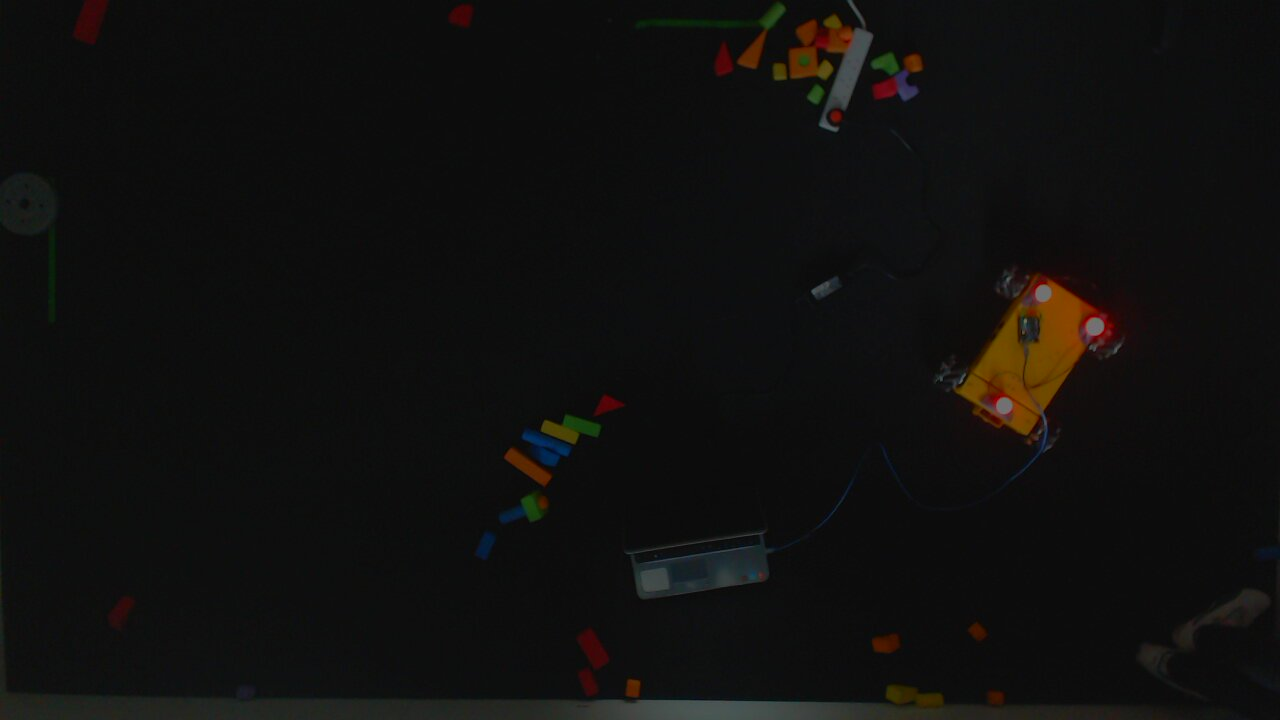
#> input picture VisionSystem/2019-03-12-160346.jpg, 1280 x 720 px, given in place of the camera
$ python two.py   (older library calls are emulated)
#> lines starting #> are read from the running program, lines starting #| are printed output that depends on the picture; after the words box and inside, x2 and y2 are one past the last pixel; in counts of white or black regions, pixels touching at a corner belong together
### VisionSystem/imgProcessingFunctions.py
import numpy as np
import cv2 as cv
import random as rng
import math
from scipy import interpolate
import matplotlib.pyplot as plt

# Parameters
KP = 1  # attractive potential gain
ETA = 75.0  # repulsive potential gain
AREA_WIDTH = 50.0  # potential area width [m]

show_animation = True

def getMarkerPositions(rawImg,centresImg):
    if rawImg.any() == None:
        print("No image Found\n")
        exit(1)

    hsvImg = cv.cvtColor(rawImg, cv.COLOR_BGR2HSV)

    lower_red1 = np.array([150,50,50])
    upper_red1 = np.array([179,255,255])

    lower_red2 = np.array([0,50,50])
    upper_red2 = np.array([15,255,255])
    filteredHsvImg1 = cv.inRange(hsvImg, lower_red1, upper_red1)
    filteredHsvImg2 = cv.inRange(hsvImg, lower_red2, upper_red2)
    filteredHsvImg = cv.bitwise_or(filteredHsvImg1,filteredHsvImg2)
    #cv.imshow('filteredHsvImg',filteredHsvImg2)

    kernel = np.ones((3,3),np.uint8)
    dilatedImg = cv.dilate(filteredHsvImg,kernel,iterations = 2)
    # this could be repaced using "Opening" operation
    #cv.imshow('erosion/dilation',dilatedImg)

    dilatedImg = cv.blur(dilatedImg, (3,3)) # uncomment potentially?
    low_threshold = 0
    ratio = 3
    kernel_size = 3
    erodedImg = cv.erode(dilatedImg,kernel,iterations = 1)
    canny_edImg = cv.Canny(erodedImg, low_threshold, low_threshold*ratio, kernel_size)
    cv.imshow('canny_edImg',canny_edImg)

    _, contours, _ = cv.findContours(canny_edImg, cv.RETR_TREE, cv.CHAIN_APPROX_SIMPLE)
    # where contours is a vector of a vector of points in c++

    finalCentresImg = rawImg.copy()#np.zeros(rawImg.shape)
    areas = []
    momentsList = []
    areaLowerThreshold = 50
    areaUpperThreshold = 100
    for cont in contours:
        if (cv.contourArea(cont) > areaLowerThreshold and cv.contourArea(cont) < areaUpperThreshold):
            areas.append(cv.contourArea(cont))
            momentsList.append(cv.moments(cont))
            #cv.drawContours(finalCentresImg,cont, -1, (0, 255, 0), 3)
    centres = []
    distThreshold = 10

    #centresImg = rawImg.copy()
    for M in momentsList:
        tempCent = np.array([int(M['m10']/M['m00']),int(M['m01']/M['m00'])])
        toBeAdded = True
        #print("temp cent: {}".format(tempCent))
        if(len(centres) > 0):
            tempCentres = centres
            for c in tempCentres:
                if np.linalg.norm(tempCent - c) < distThreshold: # some centres are close due to duplication in moments calc, this removes them
                    toBeAdded = False

            if toBeAdded == True:
                centres.append(tempCent)
                cv.circle(finalCentresImg,tuple(tempCent), 1, (0,255,0), 1)
                #print("adding circle")

        else:
            centres.append(tempCent)
            cv.circle(finalCentresImg,tuple(tempCent), 1, (0,255,0), 1)
            #print("adding circle")
    cv.imshow('finalCentresImg',finalCentresImg)

    print("Found {} markers".format(len(centres)))
    return centres

def getRobotPositions(centres):
    robotPositions = np.array([]) # create numpy array to store robot positions
    maxabNorm = 50
    minabNorm = 10
    cDevThreshold = 10

    centresAllocated = np.zeros((1,len(centres)))
    #print(centres)
    #print(centresAllocated)
    centresAllocated = centresAllocated[0]
    #print(centresAllocated)
    for aIndex in range(len(centres)):
        if centresAllocated[aIndex] == 0: # ie if we havent allocated it yet
            a = centres[aIndex]
            for bIndex in range(len(centres)):
                if (bIndex != aIndex) and (centresAllocated[aIndex] == 0): # ie if we havent allocated it yet and its not 'a' candidate
                    b = centres[bIndex]
                    ab = b-a;
                    abNorm = np.linalg.norm(b-a)
                    if abNorm > maxabNorm or abNorm < minabNorm: # ie if its larger or smaller than expected
                        continue # ie begin loop on next b candidate
                    abOrth = np.array([-ab[1],ab[0]])
                    cEst0 = (0.5*ab+a) + 2.25*abOrth # get estimates for positions of third marker
                    cEst1 = (0.5*ab+a) - 2.25*abOrth
                    bestMatch = 0
                    bestMatchIndex = 0
                    smallestDist = 10000
                    for cIndex in range(len(centres)):
                        if cIndex != aIndex and bIndex != aIndex and centresAllocated[aIndex] == 0: # ie if we havent allocated it yet and its not 'a' or 'b' candidate
                            c = centres[cIndex]
                            if np.linalg.norm(c-cEst0) < smallestDist and  np.linalg.norm(c-cEst0) < cDevThreshold: # find the point closest to each estimate
                                smallestDist = np.linalg.norm(c-cEst0)
                                bestMatch = c
                                bestMatchIndex = cIndex

                            if np.linalg.norm(c-cEst1) < smallestDist and  np.linalg.norm(c-cEst1) < cDevThreshold:
                                smallestDist = np.linalg.norm(c-cEst1)
                                bestMatch = c
                                bestMatchIndex = cIndex

                    if smallestDist < 10000: # make sure one point has actually been selected
                        ab_c = np.array([[(0.5*ab+a)],[bestMatch]])

                        centroid = np.mean(ab_c,axis=0)[0]
                        ab2c = bestMatch-(0.5*ab+a)
                        print("ab2c: {}".format(ab2c))
                        conv = np.array([[1,0],[0,1j]])
                        angle = np.angle(np.sum(np.matmul(ab2c,conv)),deg=False)
                        if robotPositions.shape == (0,):
                            robotPositions = np.array([centroid.item(0),centroid.item(1),angle])
                        else:
                            currentEntry = np.array([centroid.item(0),centroid.item(1),angle])
                            if robotPositions.shape == (3,):
                                temp_robotPositions = np.zeros((2,3))
                                temp_robotPositions[:-1,:] = robotPositions
                                temp_robotPositions[-1:,:] = currentEntry
                                robotPositions = temp_robotPositions
                            else:
                                rows,cols = robotPositions.shape
                                temp_robotPositions = np.zeros((rows+1,cols))
                                temp_robotPositions[:-1,:] = robotPositions
                                temp_robotPositions[-1:,:] = currentEntry
                                robotPositions = temp_robotPositions

                        centresAllocated[aIndex] = 1
                        centresAllocated[bIndex] = 1
                        centresAllocated[bestMatchIndex] = 1
    return robotPositions

# [107 lines left out: functions getObjectPerimeters, calc_potential_field, not called in this run]


def calc_attractive_potential(x, y, gx, gy):
    return 0.5 * KP * np.hypot(x - gx, y - gy)


# [85 lines left out: functions calc_repulsive_potential, get_motion_model, potential_field_planning, not called in this run]


def draw_heatmap(data):
    data = np.array(data).T
    plt.pcolor(data, vmax=100.0, cmap=plt.cm.Blues)

### VisionSystem/two.py
#!/usr/bin/python3
ros_path = '/opt/ros/kinetic/lib/python2.7/dist-packages'
#cvpath = "/home/jamie/Libraries/opencv-4.0.1/build/lib"
import sys
import numpy as np
import cv2 as cv
import matplotlib.pyplot as plt
from imgProcessingFunctions import *
print(cv.__version__)


################### get test image
#inputImg = cv.imread('WIN_20190327_14_06_40_Pro.jpg')
cam = cv.VideoCapture(0)
cam.set(3, 1920) #Width
cam.set(4, 1080) #Height
cam.set(10, 0) #Brightness
cam.set(14, 0) #Gain
cam.set(11, 50)#Contrast
#cam.set(15, -25)#Exposure

out = cv.VideoWriter('output.mp4',cv.VideoWriter_fourcc('X','2','6','4'),10.0,(800,400))
while(True):
    ret,frame = cam.read()
#> frame is the input picture: shape (720, 1280, 3); mean B, G, R 14.6, 15.8, 16.5
    inputImg = frame.copy()


    rows = 400
    cols = 800
    height, width, depth = inputImg.shape
    scale = cols/width
    newX,newY = int(inputImg.shape[1]*scale), int(inputImg.shape[0]*scale)
    rawImg = cv.resize(inputImg,(newX, newY), interpolation = cv.INTER_CUBIC)

    centresImg = rawImg.copy()#np.zeros(rawImg.shape)
    parametersImg = rawImg.copy()


    ####################### run functions
    centres = getMarkerPositions(rawImg,centresImg)
#> in getMarkerPositions, `filteredHsvImg1 = cv.inRange(hsvImg, lower_red1, upper_red1)`:
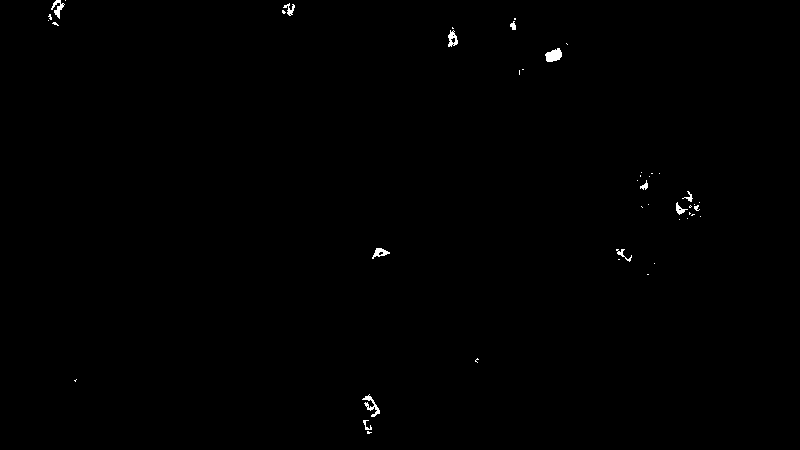
#> filteredHsvImg1: shape (450, 800); 0.3% white; 45 white regions (32 under 20 px), largest, box (x1, y1, x2, y2) and area: (545, 48, 562, 62) 167, (362, 394, 380, 417) 135, (51, 0, 65, 19) 108
#> in getMarkerPositions, `filteredHsvImg2 = cv.inRange(hsvImg, lower_red2, upper_red2)`:
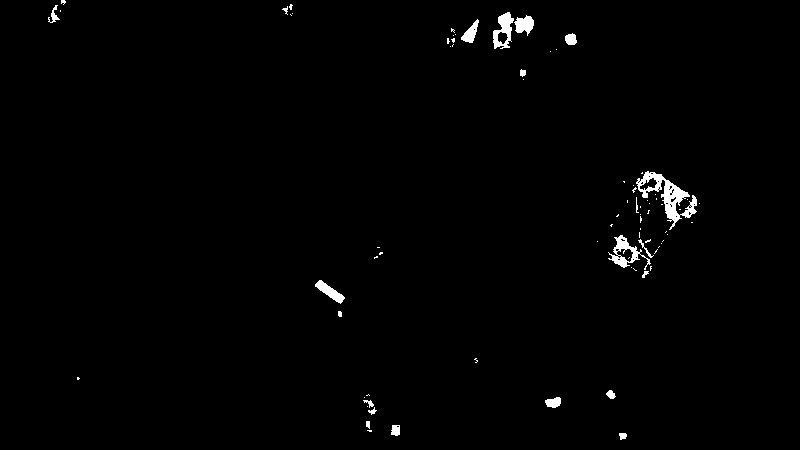
#> filteredHsvImg2: shape (450, 800); 1% white; 79 white regions (58 under 20 px), largest, box (x1, y1, x2, y2) and area: (636, 171, 697, 230) 1082, (608, 235, 651, 270) 462, (493, 12, 514, 49) 417
#> in getMarkerPositions, `filteredHsvImg = cv.bitwise_or(filteredHsvImg1,filteredHsvImg2)`:
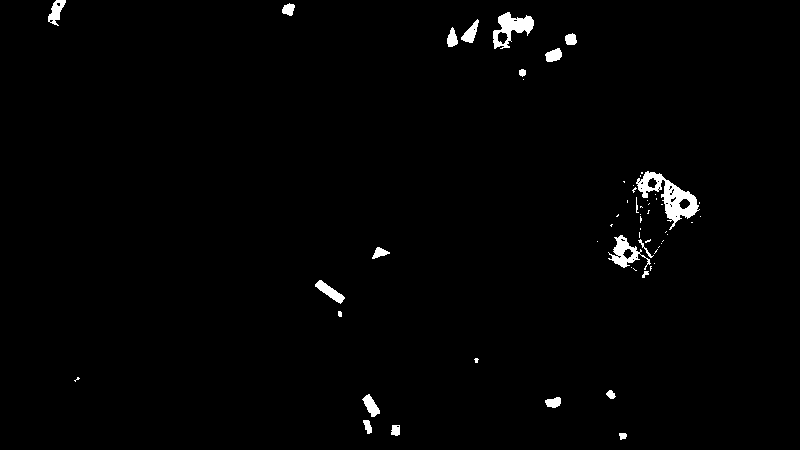
#> filteredHsvImg: shape (450, 800); 1.3% white; 59 white regions (37 under 20 px), largest, box (x1, y1, x2, y2) and area: (636, 171, 700, 230) 1269, (493, 12, 534, 49) 719, (608, 235, 651, 270) 524
#> in getMarkerPositions, `dilatedImg = cv.dilate(filteredHsvImg,kernel,iterations = 2)`:
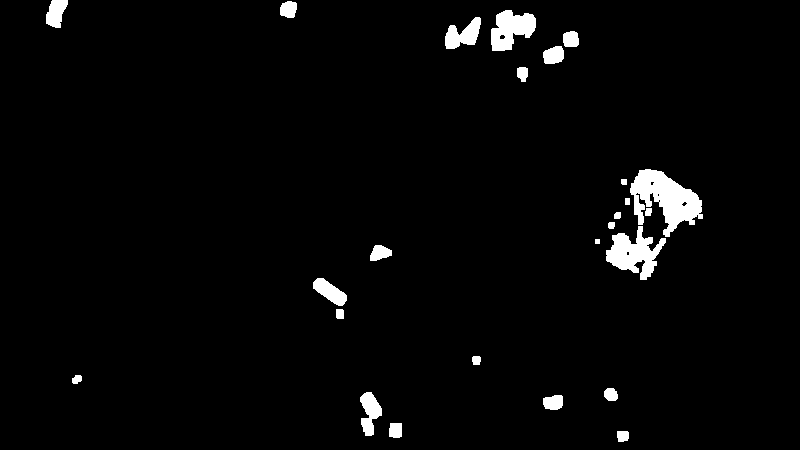
#> dilatedImg: shape (450, 800); 2.8% white; 25 white regions, largest, box (x1, y1, x2, y2) and area: (630, 169, 703, 237) 2581, (606, 226, 666, 280) 1625, (491, 10, 536, 51) 1206
#> in getMarkerPositions, `canny_edImg = cv.Canny(erodedImg, low_threshold, low_threshold*ratio, ..`:
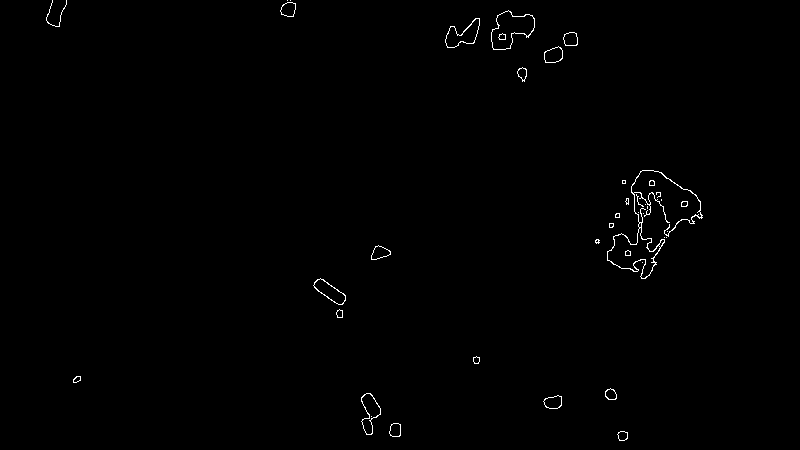
#> canny_edImg: shape (450, 800); 0.54% white in thin lines or dots, all inside (x1, y1, x2, y2) = (46, 0, 703, 441)
#> in getMarkerPositions, `_, contours, _ = cv.findContours(canny_edImg, cv.RETR_TREE, cv.CHAIN_A..`: contours = 69 contours, 26 with area under 20; largest, box (x1, y1, x2, y2) and area: (607, 170, 703, 279) 1403, (607, 227, 661, 279) 1238, (491, 10, 535, 50) 1030, (491, 10, 535, 50) 1013, (445, 18, 480, 48) 511
#> the loop in getMarkerPositions, `for cont in contours:` made 69 passes
#> cont on passes 9, 20, 25, 26, 27, 30, 33, 34: [[371, 416]], [[642, 262]], [[666, 237]], [[664, 237]], [[667, 231]], [[643, 213]], [[638, 212]], [[647, 206], [647, 208]]
#> after the loop in getMarkerPositions, `for cont in contours:`: areas = [73.5, 70.5, 96.5, 87.5, 83.5, 76.5]; momentsList = 6 items
#> the loop in getMarkerPositions, `for M in momentsList:` made 6 passes
#> (tempCent, tempCentres) on passes 3, 5: ([610, 394], [[622, 435]]), ([521, 73], [[622, 435], [610, 394]])
#> after the loop in getMarkerPositions, `for M in momentsList:`: centres = [[622, 435], [610, 394], [521, 73]]
#| Found 3 markers
#> centres = [[622, 435], [610, 394], [521, 73]]
    print("centres: {}".format(centres))
#| centres: [array([622, 435]), array([610, 394]), array([521,  73])]

    robotPositions = getRobotPositions(centres)
#> in getRobotPositions, `centresAllocated = np.zeros((1,len(centres)))`: centresAllocated = [[0, 0, 0]]
#> in getRobotPositions, `centresAllocated = centresAllocated[0]`: centresAllocated = [0, 0, 0]
#> the loop in getRobotPositions, `for aIndex in range(len(centres)):` made 3 passes
#> robotPositions = empty array

    #X_list, Y_list = getObjectPerimeters(parametersImg, 15, robotPositions)
    #################################### image demo rendering code:

    print("robotPositions")
    print(robotPositions)
    if robotPositions.size != 0:
        if robotPositions.shape == (3,):
            baseNo = 0
            details = robotPositions.shape
            cv.circle(centresImg, (int(robotPositions[0]),int(robotPositions[1])), 5, ( 0, 0, 255 ), 1, 8 )
            length = 30;
            x = int(np.cos(robotPositions[2])*length)+int(robotPositions[0])
            print("x: {}".format(x))
            y = int(np.sin(robotPositions[2])*length)+int(robotPositions[1])
            print("y: {}".format(y))
            cv.arrowedLine(centresImg, (int(robotPositions[0]),int(robotPositions[1])), (x, y), (0,255,0), 2)

        else:
            #print(size(robotPositions.shape))
            bases,details = robotPositions.shape
            for baseNo in range(bases):
                cv.circle(centresImg, (int(robotPositions.item(baseNo,0)),int(robotPositions.item(baseNo,1))), 5, ( 0, 0, 255 ), 1, 8 )
                length = 30;
                x = int(np.cos(robotPositions.item(baseNo,2))*length)+int(robotPositions.item(baseNo,0))
                print("x: {}".format(x))
                y = int(np.sin(robotPositions.item(baseNo,2))*length)+int(robotPositions.item(baseNo,1))
                print("y: {}".format(y))
                cv.arrowedLine(centresImg, (int(robotPositions.item(baseNo,0)),int(robotPositions.item(baseNo,1))), (x, y), (0,255,0), 2)

    #fig=plt.figure(figsize=(8, 8))


    # ####################### Path Planning ###########################
    #
    # sx = (robotPositions[0])/10  # start x position [m]
    # sy = (robotPositions[1])/10 # start y positon [m]
    # gx = 100/10  # goal x position [m]
    # gy = 350/10  # goal y position [m]
    # grid_size = 1  # potential grid size [m]
    # robot_radius = 5  # robot radius [m]
    #
    # ox = X_list # obstacle x position list [m]
    # oy = Y_list  # obstacle y position list [m]
    #
    # # if show_animation:
    # #     plt.grid(True)
    # #     plt.axis("equal")
    #
    # # path generation
    # rx, ry = potential_field_planning(
    #     sx, sy, gx, gy, ox, oy, grid_size, robot_radius)
    #
    # for i in range(len(rx)):
    #     cv.circle(centresImg, (int(rx[i]*10),int(ry[i]*10)), 5, ( 0, 0, 255 ), 1, 8 )
    cv.imshow('centresImg',centresImg)
    out.write(cv.cvtColor(centresImg, cv.COLOR_HSV2BGR))
    # if show_animation:
    #     plt.show()


    if cv.waitKey(1) & 0xFF == ord('q'):
#> (key q is pressed here)
        cv.destroyAllWindows()
        break

cam.release()
out.release()
